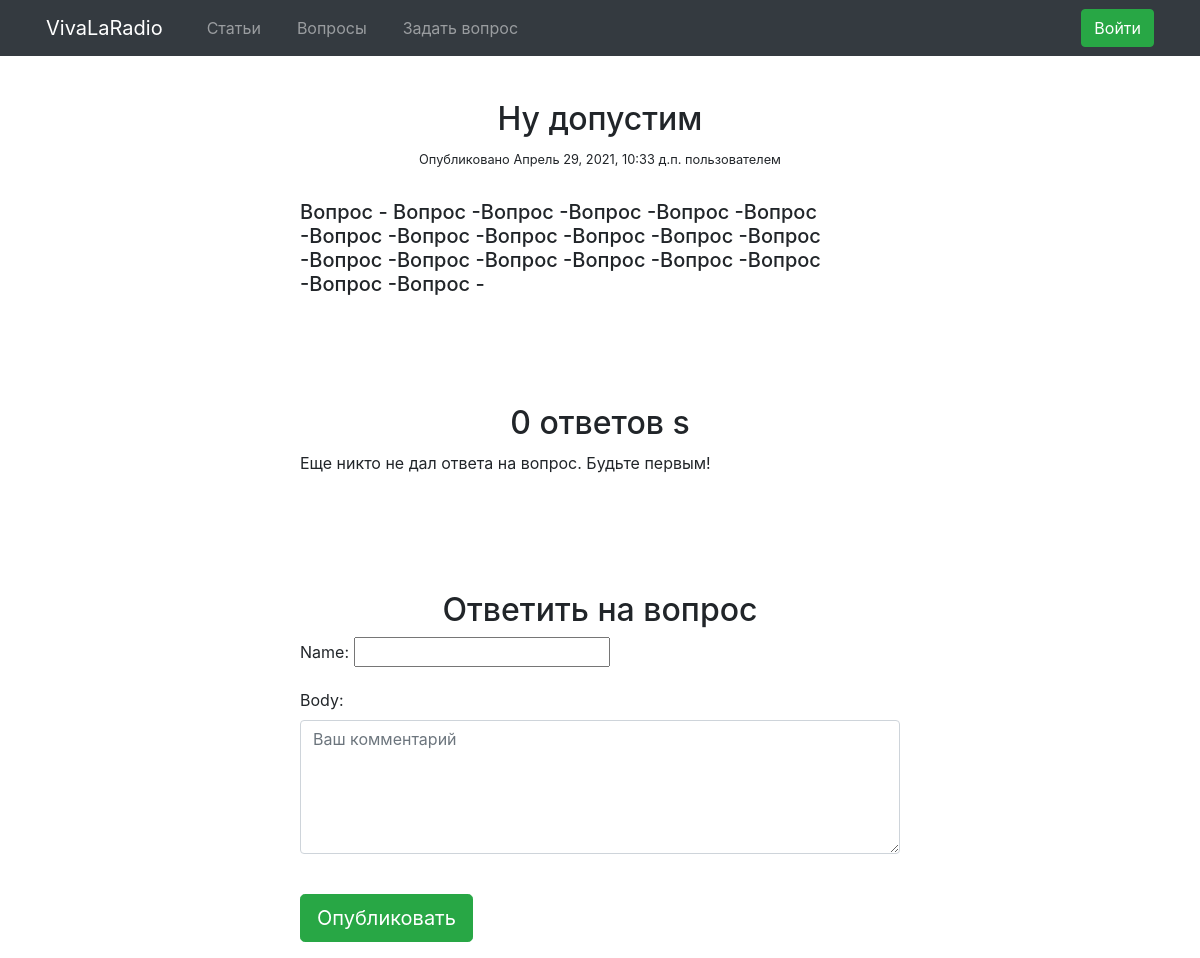
Screenshot of /questions/2021/04/29/nu-dopustim/ with the database file from the repository.
### questions/models.py (models this page shows, shortened)
class Question (models.Model):
    STATUS_CHOICES = (
        ('open', 'Open'),
        ('closed', 'Closed'),
    )
    title = models.CharField(max_length=250)
    slug = models.SlugField(max_length=250, unique_for_date='publish')
    author = models.ForeignKey(User, related_name='question_posts', on_delete=models.CASCADE)
    body = models.TextField()
    publish = models.DateTimeField(default=timezone.now)
    created = models.DateTimeField(auto_now_add=True)
    updated = models.DateTimeField(auto_now=True)
    status = models.CharField(max_length=10, choices=STATUS_CHOICES, default='open')
    class Meta:
        ordering = ('-publish',)

### questions/views.py (the view)
def question_detail(request, year, month, day, question):
    question = get_object_or_404(Question, slug=question,
                                 status='open',
                                 publish__year=year,
                                 publish__month=month,
                                 publish__day=day)
    answers = question.answers.filter(active=True)
    if request.method == 'POST':
        answer_form = AnswerForm(data=request.POST)
        if answer_form.is_valid():
            new_answer = answer_form.save(commit=False)
            new_answer.question = question
            new_answer.save()
    else:
        answer_form = AnswerForm()
    return render(request,
                  'questions/question_detail.html',
                  {'question': question,
                   'answers': answers,
                   'answer_form': answer_form})

### questions/models.py
class AnswerForm(forms.ModelForm):
    class Meta:
        model = Answer
        fields = ('name', 'body')
        widgets = {'body': forms.Textarea(attrs={"type": "text",
                                                 "class": "form-control",
                                                 "rows": "5",
                                                 "placeholder": "Ваш комментарий"})}

### templates/questions/question_detail.html (shortened to what this page needs)
{% extends "../base.html" %}
{% block content %}
    <h2>{{ question.title }}</h2>
    <div class="content">
      <div class="author">
        <small>Опубликовано {{ question.publish }} пользователем {{ question.name }}</small>
      </div>
      <div class="text">
        <h5>{% autoescape off %}
        {{ question.body }}
        {% endautoescape %}</h5>
      </div>
    {% with answers.count as total_comments %}
        <h2>
            {{ total_comments }} ответов {{ total_comments|pluralize }}
        </h2>
    {% endwith %}
    {% for answer in answers %}
    <div class="comment">
        <small>
            Ответ {{ forloop.counter }} опубликован {{ answer.name }}
            {{ answer.created }}
        </small>
        <h5>{{ answer.body|linebreaks }}</h5>
    </div>
    {% empty %}
        <p>Еще никто не дал ответа на вопрос. Будьте первым!</p>
    {% endfor %}
    {% if new_answer %}
    <h2>Your comment has been added.</h2>
    {% else %}
        <h2>Ответить на вопрос</h2>
        <form action="." method="post">
            {{ answer_form.as_p }}
            <div class="form-group">
                <br><button type="submit" class="btn btn-lg btn-success">Опубликовать</button>
            </div>
        </form>
    {% endif %}
    </div>
{% endblock %}

### static/css/style.css (style rules this page uses)
.content { margin:0% 25% 0% 25%; width:50%; }
.author { text-align: center; padding-bottom: 30px; }
h2 { padding-top: 100px; text-align: center; }

### rows the page displays
Question: title "Ну допустим", publish "Апрель 29, 2021, 10:33 д.п.", body "Вопрос - Вопрос -Вопрос -Вопрос -Вопрос -Вопрос -Вопрос -Вопрос -Вопрос -Вопрос -Вопрос -Вопрос -Вопрос -Вопрос -Вопрос -Вопрос -Вопрос -Вопрос -Вопрос -Вопрос -"

### other values shown
{{ total_comments }} "0"
